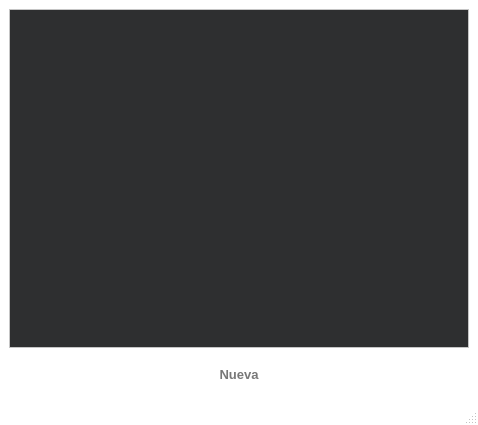
<?xml version="1.0" encoding="UTF-8"?>
<ui version="4.0">
 <class>Screen_Table_Infos</class>
 <widget class="QMainWindow" name="Screen_Table_Infos">
  <property name="geometry">
   <rect>
    <x>0</x>
    <y>0</y>
    <width>478</width>
    <height>425</height>
   </rect>
  </property>
  <property name="palette">
   <palette>
    <active>
     <colorrole role="Base">
      <brush brushstyle="SolidPattern">
       <color alpha="255">
        <red>46</red>
        <green>47</green>
        <blue>48</blue>
       </color>
      </brush>
     </colorrole>
     <colorrole role="Window">
      <brush brushstyle="SolidPattern">
       <color alpha="255">
        <red>255</red>
        <green>255</green>
        <blue>255</blue>
       </color>
      </brush>
     </colorrole>
    </active>
    <inactive>
     <colorrole role="Base">
      <brush brushstyle="SolidPattern">
       <color alpha="255">
        <red>46</red>
        <green>47</green>
        <blue>48</blue>
       </color>
      </brush>
     </colorrole>
     <colorrole role="Window">
      <brush brushstyle="SolidPattern">
       <color alpha="255">
        <red>255</red>
        <green>255</green>
        <blue>255</blue>
       </color>
      </brush>
     </colorrole>
    </inactive>
    <disabled>
     <colorrole role="Base">
      <brush brushstyle="SolidPattern">
       <color alpha="255">
        <red>255</red>
        <green>255</green>
        <blue>255</blue>
       </color>
      </brush>
     </colorrole>
     <colorrole role="Window">
      <brush brushstyle="SolidPattern">
       <color alpha="255">
        <red>255</red>
        <green>255</green>
        <blue>255</blue>
       </color>
      </brush>
     </colorrole>
    </disabled>
   </palette>
  </property>
  <property name="windowTitle">
   <string>MainWindow</string>
  </property>
  <widget class="QWidget" name="centralwidget">
   <layout class="QVBoxLayout" name="verticalLayout">
    <item>
     <widget class="QTableView" name="tableView">
      <property name="styleSheet">
       <string notr="true">font: 10pt &quot;Segoe UI&quot;;</string>
      </property>
     </widget>
    </item>
    <item>
     <layout class="QHBoxLayout" name="horizontalLayout">
      <item>
       <spacer name="horizontalSpacer">
        <property name="orientation">
         <enum>Qt::Horizontal</enum>
        </property>
        <property name="sizeHint" stdset="0">
         <size>
          <width>40</width>
          <height>20</height>
         </size>
        </property>
       </spacer>
      </item>
      <item>
       <widget class="QPushButton" name="pb_nueva">
        <property name="enabled">
         <bool>false</bool>
        </property>
        <property name="minimumSize">
         <size>
          <width>130</width>
          <height>40</height>
         </size>
        </property>
        <property name="maximumSize">
         <size>
          <width>130</width>
          <height>40</height>
         </size>
        </property>
        <property name="font">
         <font>
          <family>Segoe UI</family>
          <pointsize>10</pointsize>
          <weight>75</weight>
          <bold>true</bold>
         </font>
        </property>
        <property name="styleSheet">
         <string notr="true">border-radius: 10px;
color:rgb(120, 120, 120);</string>
        </property>
        <property name="text">
         <string>Nueva</string>
        </property>
        <property name="icon">
         <iconset resource="assets.qrc">
          <normaloff>:/icons/plus_blue.png</normaloff>:/icons/plus_blue.png</iconset>
        </property>
        <property name="iconSize">
         <size>
          <width>20</width>
          <height>20</height>
         </size>
        </property>
       </widget>
      </item>
      <item>
       <spacer name="horizontalSpacer_2">
        <property name="orientation">
         <enum>Qt::Horizontal</enum>
        </property>
        <property name="sizeHint" stdset="0">
         <size>
          <width>40</width>
          <height>20</height>
         </size>
        </property>
       </spacer>
      </item>
     </layout>
    </item>
   </layout>
  </widget>
  <widget class="QMenuBar" name="menubar">
   <property name="geometry">
    <rect>
     <x>0</x>
     <y>0</y>
     <width>478</width>
     <height>21</height>
    </rect>
   </property>
  </widget>
  <widget class="QStatusBar" name="statusbar"/>
 </widget>
 <resources>
  <include location="assets.qrc"/>
 </resources>
 <connections/>
</ui>
